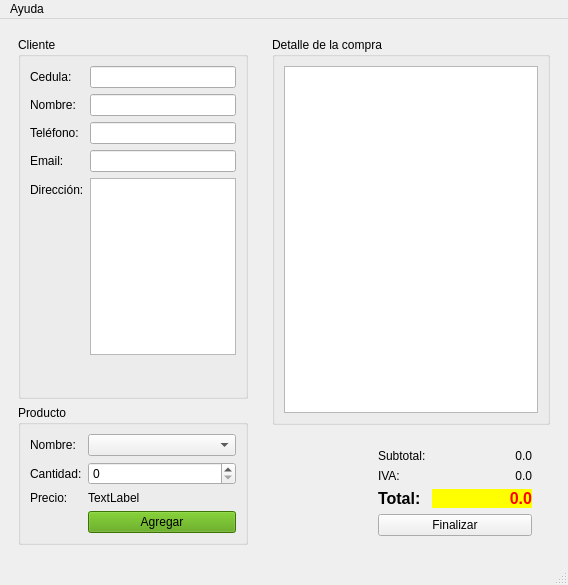
<?xml version="1.0" encoding="UTF-8"?>
<ui version="4.0">
 <class>Principal</class>
 <widget class="QMainWindow" name="Principal">
  <property name="geometry">
   <rect>
    <x>0</x>
    <y>0</y>
    <width>568</width>
    <height>585</height>
   </rect>
  </property>
  <property name="sizePolicy">
   <sizepolicy hsizetype="Fixed" vsizetype="Fixed">
    <horstretch>10</horstretch>
    <verstretch>20</verstretch>
   </sizepolicy>
  </property>
  <property name="maximumSize">
   <size>
    <width>800</width>
    <height>800</height>
   </size>
  </property>
  <property name="windowTitle">
   <string>Tienda</string>
  </property>
  <property name="windowIcon">
   <iconset resource="recursos.qrc">
    <normaloff>:/iconoPrincipal</normaloff>:/iconoPrincipal</iconset>
  </property>
  <widget class="QWidget" name="centralwidget">
   <layout class="QHBoxLayout" name="horizontalLayout_3">
    <item>
     <widget class="QWidget" name="widget_4" native="true">
      <property name="maximumSize">
       <size>
        <width>250</width>
        <height>16777215</height>
       </size>
      </property>
      <layout class="QVBoxLayout" name="verticalLayout">
       <item>
        <widget class="QGroupBox" name="groupBox">
         <property name="title">
          <string>Cliente</string>
         </property>
         <layout class="QFormLayout" name="formLayout">
          <item row="0" column="0">
           <widget class="QLabel" name="label">
            <property name="text">
             <string>Cedula:</string>
            </property>
           </widget>
          </item>
          <item row="0" column="1">
           <widget class="QLineEdit" name="inCedula">
            <property name="inputMask">
             <string/>
            </property>
            <property name="text">
             <string/>
            </property>
            <property name="maxLength">
             <number>10</number>
            </property>
            <property name="frame">
             <bool>true</bool>
            </property>
            <property name="echoMode">
             <enum>QLineEdit::Normal</enum>
            </property>
            <property name="cursorPosition">
             <number>0</number>
            </property>
            <property name="clearButtonEnabled">
             <bool>true</bool>
            </property>
           </widget>
          </item>
          <item row="1" column="0">
           <widget class="QLabel" name="label_2">
            <property name="text">
             <string>Nombre:</string>
            </property>
           </widget>
          </item>
          <item row="1" column="1">
           <widget class="QLineEdit" name="intNombre">
            <property name="clearButtonEnabled">
             <bool>true</bool>
            </property>
           </widget>
          </item>
          <item row="2" column="0">
           <widget class="QLabel" name="label_3">
            <property name="text">
             <string>Teléfono:</string>
            </property>
           </widget>
          </item>
          <item row="2" column="1">
           <widget class="QLineEdit" name="intTelefono">
            <property name="inputMask">
             <string>9999999999</string>
            </property>
            <property name="text">
             <string/>
            </property>
            <property name="clearButtonEnabled">
             <bool>true</bool>
            </property>
           </widget>
          </item>
          <item row="3" column="0">
           <widget class="QLabel" name="label_4">
            <property name="text">
             <string>Email:</string>
            </property>
           </widget>
          </item>
          <item row="3" column="1">
           <widget class="QLineEdit" name="intEmail">
            <property name="clearButtonEnabled">
             <bool>true</bool>
            </property>
           </widget>
          </item>
          <item row="4" column="0">
           <widget class="QLabel" name="label_5">
            <property name="text">
             <string>Dirección:</string>
            </property>
           </widget>
          </item>
          <item row="4" column="1">
           <widget class="QTextEdit" name="IntDireccion"/>
          </item>
          <item row="5" column="1">
           <spacer name="verticalSpacer">
            <property name="orientation">
             <enum>Qt::Vertical</enum>
            </property>
            <property name="sizeType">
             <enum>QSizePolicy::Expanding</enum>
            </property>
            <property name="sizeHint" stdset="0">
             <size>
              <width>20</width>
              <height>40</height>
             </size>
            </property>
           </spacer>
          </item>
         </layout>
        </widget>
       </item>
       <item>
        <widget class="QGroupBox" name="groupBox_2">
         <property name="title">
          <string>Producto</string>
         </property>
         <layout class="QFormLayout" name="formLayout_2">
          <item row="0" column="0">
           <widget class="QLabel" name="label_6">
            <property name="text">
             <string>Nombre:</string>
            </property>
           </widget>
          </item>
          <item row="0" column="1">
           <widget class="QComboBox" name="inProducto"/>
          </item>
          <item row="1" column="0">
           <widget class="QLabel" name="label_7">
            <property name="text">
             <string>Cantidad:</string>
            </property>
           </widget>
          </item>
          <item row="1" column="1">
           <widget class="QSpinBox" name="inCantidad"/>
          </item>
          <item row="2" column="0">
           <widget class="QLabel" name="label_8">
            <property name="text">
             <string>Precio:</string>
            </property>
           </widget>
          </item>
          <item row="2" column="1">
           <widget class="QLabel" name="outPrecio">
            <property name="text">
             <string>TextLabel</string>
            </property>
           </widget>
          </item>
          <item row="3" column="1">
           <widget class="QPushButton" name="cmdAgregar">
            <property name="layoutDirection">
             <enum>Qt::LeftToRight</enum>
            </property>
            <property name="autoFillBackground">
             <bool>false</bool>
            </property>
            <property name="styleSheet">
             <string notr="true">background-color: rgb(83, 161, 5);</string>
            </property>
            <property name="text">
             <string>Agregar</string>
            </property>
           </widget>
          </item>
         </layout>
        </widget>
       </item>
      </layout>
     </widget>
    </item>
    <item>
     <widget class="QWidget" name="widget_3" native="true">
      <layout class="QVBoxLayout" name="verticalLayout_2">
       <item>
        <widget class="QGroupBox" name="groupBox_3">
         <property name="title">
          <string>Detalle de la compra</string>
         </property>
         <layout class="QHBoxLayout" name="horizontalLayout">
          <item>
           <widget class="QTableWidget" name="outDetalle"/>
          </item>
         </layout>
        </widget>
       </item>
       <item>
        <widget class="QWidget" name="widget_2" native="true">
         <layout class="QHBoxLayout" name="horizontalLayout_2">
          <property name="bottomMargin">
           <number>0</number>
          </property>
          <item>
           <spacer name="horizontalSpacer">
            <property name="orientation">
             <enum>Qt::Horizontal</enum>
            </property>
            <property name="sizeHint" stdset="0">
             <size>
              <width>40</width>
              <height>20</height>
             </size>
            </property>
           </spacer>
          </item>
          <item>
           <widget class="QWidget" name="widget" native="true">
            <layout class="QFormLayout" name="formLayout_3">
             <item row="0" column="0">
              <widget class="QLabel" name="label_10">
               <property name="text">
                <string>Subtotal:</string>
               </property>
              </widget>
             </item>
             <item row="0" column="1">
              <widget class="QLabel" name="outSubtotal">
               <property name="minimumSize">
                <size>
                 <width>100</width>
                 <height>0</height>
                </size>
               </property>
               <property name="layoutDirection">
                <enum>Qt::LeftToRight</enum>
               </property>
               <property name="text">
                <string>0.0</string>
               </property>
               <property name="alignment">
                <set>Qt::AlignRight|Qt::AlignTrailing|Qt::AlignVCenter</set>
               </property>
              </widget>
             </item>
             <item row="1" column="0">
              <widget class="QLabel" name="label_11">
               <property name="text">
                <string>IVA:</string>
               </property>
              </widget>
             </item>
             <item row="1" column="1">
              <widget class="QLabel" name="outIva">
               <property name="layoutDirection">
                <enum>Qt::RightToLeft</enum>
               </property>
               <property name="text">
                <string>0.0</string>
               </property>
               <property name="alignment">
                <set>Qt::AlignRight|Qt::AlignTrailing|Qt::AlignVCenter</set>
               </property>
              </widget>
             </item>
             <item row="2" column="0">
              <widget class="QLabel" name="label_12">
               <property name="font">
                <font>
                 <pointsize>12</pointsize>
                 <weight>75</weight>
                 <bold>true</bold>
                </font>
               </property>
               <property name="text">
                <string>Total:</string>
               </property>
              </widget>
             </item>
             <item row="2" column="1">
              <widget class="QLabel" name="outTotal">
               <property name="font">
                <font>
                 <pointsize>12</pointsize>
                 <weight>75</weight>
                 <bold>true</bold>
                </font>
               </property>
               <property name="layoutDirection">
                <enum>Qt::RightToLeft</enum>
               </property>
               <property name="styleSheet">
                <string notr="true">background-color: rgb(255, 255, 0);
color: rgb(255, 0, 0);</string>
               </property>
               <property name="text">
                <string>0.0</string>
               </property>
               <property name="alignment">
                <set>Qt::AlignRight|Qt::AlignTrailing|Qt::AlignVCenter</set>
               </property>
              </widget>
             </item>
             <item row="3" column="0" colspan="2">
              <widget class="QPushButton" name="cmdFinalizar">
               <property name="sizePolicy">
                <sizepolicy hsizetype="Preferred" vsizetype="Preferred">
                 <horstretch>0</horstretch>
                 <verstretch>0</verstretch>
                </sizepolicy>
               </property>
               <property name="minimumSize">
                <size>
                 <width>0</width>
                 <height>0</height>
                </size>
               </property>
               <property name="text">
                <string>Finalizar</string>
               </property>
              </widget>
             </item>
            </layout>
           </widget>
          </item>
         </layout>
        </widget>
       </item>
      </layout>
     </widget>
    </item>
   </layout>
  </widget>
  <widget class="QMenuBar" name="menubar">
   <property name="geometry">
    <rect>
     <x>0</x>
     <y>0</y>
     <width>568</width>
     <height>21</height>
    </rect>
   </property>
   <widget class="QMenu" name="menuAyuda">
    <property name="title">
     <string>Ayuda</string>
    </property>
    <addaction name="actionAcerca_de"/>
   </widget>
   <addaction name="menuAyuda"/>
  </widget>
  <widget class="QStatusBar" name="statusbar"/>
  <action name="actionAcerca_de">
   <property name="text">
    <string>Acerca de</string>
   </property>
  </action>
 </widget>
 <resources>
  <include location="recursos.qrc"/>
 </resources>
 <connections/>
</ui>
